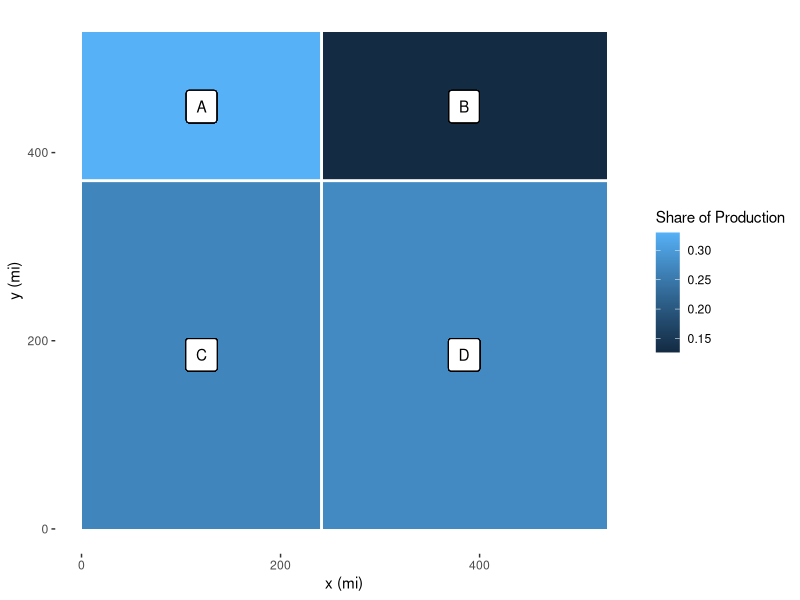
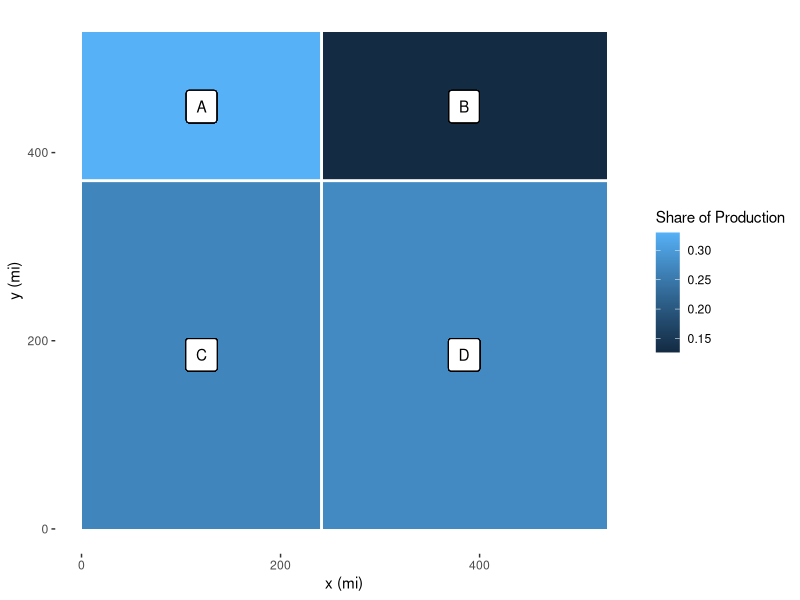

These figures' R source, in order: (Note: this script raises an error after producing the figures.)
library(ggplot2)

## Setting a random seed
set.seed(2024)

## Generating region share
shares <- runif(4)
shares <- shares / sum(shares)

## Generating region geometry:
## Region is loosely based on Iowa, Illinois, Nebraska, and Minnesota
## Iowa is approximately 56,273 square miles
## Illinois is approximatley 57,915 square miles
## Nebraska is approximately 77,348 square miles
## Minnesota is approximately 86,943 square miles
total_sq_miles <- 56273 + 57915 + 77348 + 86943
region_radius <- sqrt(total_sq_miles)
region_intersect <- runif(2, min = 0, max = region_radius)

## Region A will be the top left of rectangle in the region
x_A <- c(0, region_intersect[1], region_intersect[1], 0)
y_A <- c(region_radius, region_radius, region_intersect[2], region_intersect[2])

## Region B will be the top right rectangle in the region
x_B <- c(region_intersect[1], region_radius, region_radius, region_intersect[1])
y_B <- c(region_radius, region_radius, region_intersect[2], region_intersect[2])

## Region C will be the bottom left rectangle in the region 
x_C <- c(0, region_intersect[1], region_intersect[1], 0)
y_C <- c(region_intersect[2], region_intersect[2], 0, 0)

## Region D will be the bottom right rectangle in the region
x_D <- c(region_intersect[1], region_radius, region_radius, region_intersect[1])
y_D <- c(region_intersect[2], region_intersect[2], 0, 0)

## Plotting the region
ids <- factor(c("A", "B", "C", "D"))
x <- c(x_A, x_B, x_C, x_D)
y <- c(y_A, y_B, y_C, y_D)

values <- data.frame(
  id = ids,
  value = shares
)

positions <- data.frame(
  id = rep(ids, each = 4),
  x = x,
  y = y
)

datapoly <- merge(values, positions, by = c("id"))

## To label the regions, I need the following coordinates
x_left_label <- region_intersect[1] / 2
y_top_label <- (region_radius + region_intersect[2]) / 2
x_right_label <- (region_intersect[1] + region_radius) / 2
y_bottom_label <- region_intersect[2] / 2

## Plotting
plt <- ggplot(datapoly, aes(x = x, y = y)) +
  geom_polygon(aes(fill = value, group = id)) +
  xlab("x (mi)") +
  ylab("y (mi)") +
  labs(fill= "Share of Production")  +
  geom_label(
    label = "A",
    x = x_left_label,
    y = y_top_label,
    label.padding = unit(0.55, "lines"), # Rectangle size around label
    label.size = 0.35,
    color = "black",
    fill = "#ffffff"
  ) +
  geom_label(
    label = "B",
    x = x_right_label,
    y = y_top_label,
    label.padding = unit(0.55, "lines"), # Rectangle size around label
    label.size = 0.35,
    color = "black",
    fill = "#ffffff"
  ) +
  geom_label(
    label = "C",
    x = x_left_label,
    y = y_bottom_label,
    label.padding = unit(0.55, "lines"), # Rectangle size around label
    label.size = 0.35,
    color = "black",
    fill = "#ffffff"
  ) +
  geom_label(
    label = "D",
    x = x_right_label,
    y = y_bottom_label,
    label.padding = unit(0.55, "lines"), # Rectangle size around label
    label.size = 0.35,
    color = "black",
    fill = "white"
  ) +
  geom_vline(
    xintercept = region_intersect[1],
    colour = "white",
    linewidth = 1
  ) +
  geom_hline(
    yintercept = region_intersect[2],
    colour = "white",
    linewidth = 1
  ) +
  theme_bw() +
  theme(
    panel.border = element_blank(), 
    panel.grid.major = element_blank(), 
    panel.grid.minor = element_blank()
  )

## Plot theme (very basic theme):
plt

## Save plot
## This 'save' assumes that you're working directory is project dirctory
ggsave("region_map.pdf", plot = plt, path = "output/")

## Save necessary region information to a table
state_data <- data.frame(
  A = c(shares[1], x_A, y_A),
  B = c(shares[2], x_B, y_B),
  C = c(shares[3], x_C, y_C),
  D = c(shares[4], x_D, y_D),
  row.names = c("Share", "x_tl", "x_tr", "x_br", "x_bl",
                "y_tl", "y_tr", "y_br", "y_bl")
)
## This 'write' assumes that you're working directory is project dirctory
write.csv(state_data, "data/state_data.csv")